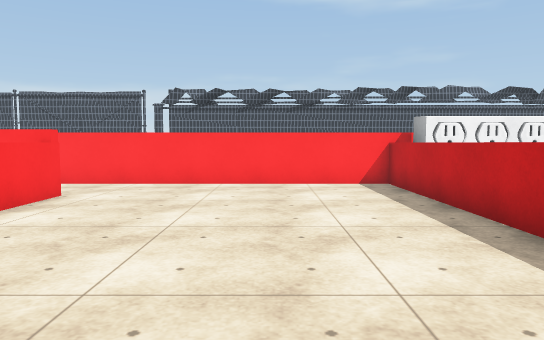
View 1 (above)

24 first-person views from a walk through a scene from a Unity 3-D project. The camera is 1.2 m above the floor, tilts 4° down and sees 70° across. The floor is counted in squares, 1 m on a side. Each view is taken from the middle of a square. On the plan, view 1 faces up. The plan holds only what a view shows up to about 15 squares ahead; the rest is blank. The player character is not drawn. Some surface patterns are stand-ins.

View 2
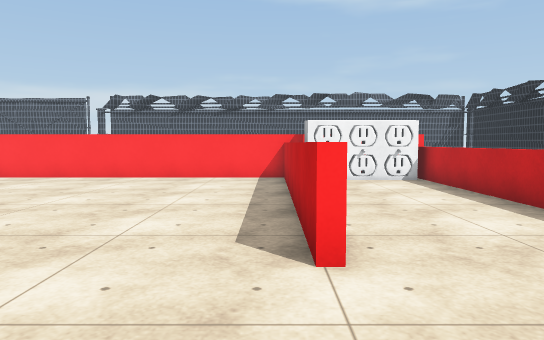

View 3
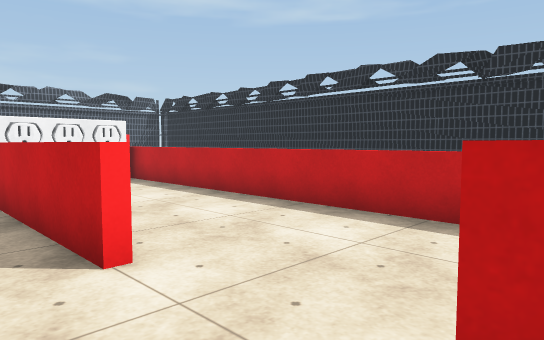

View 4
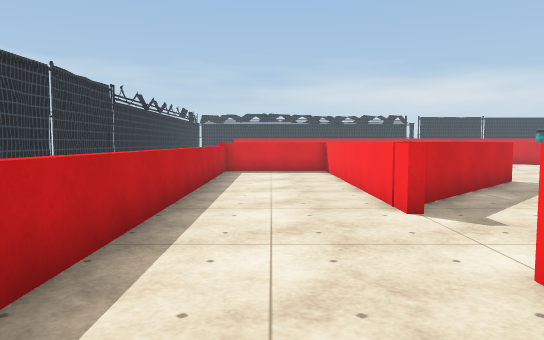

View 5
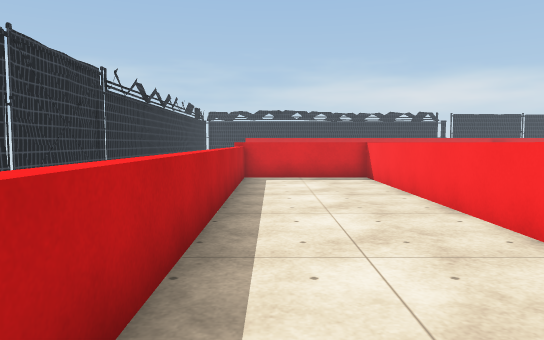

View 6
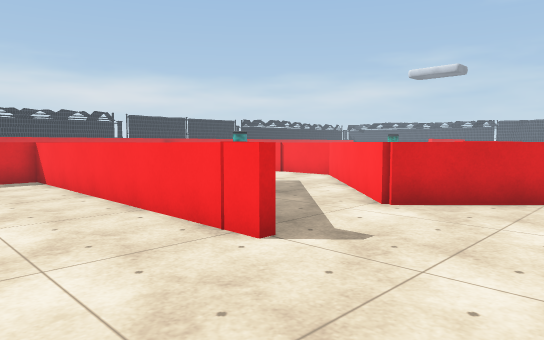

View 7
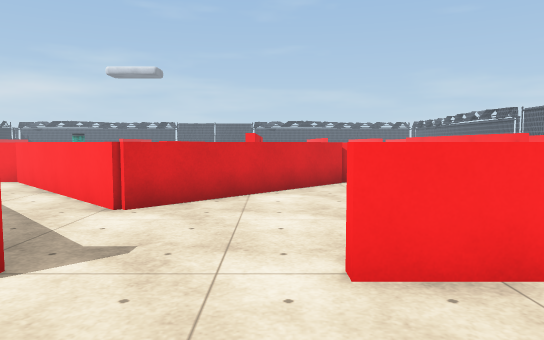

View 8
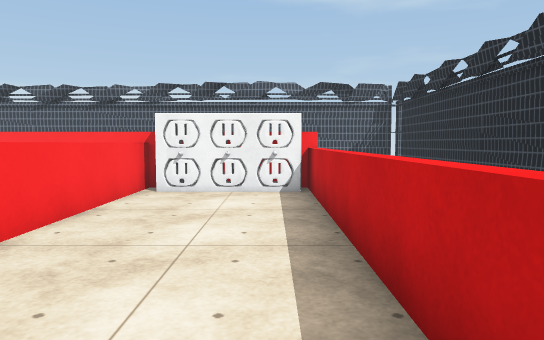

View 9
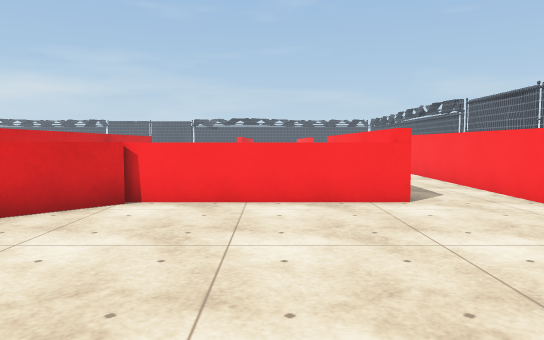

View 10
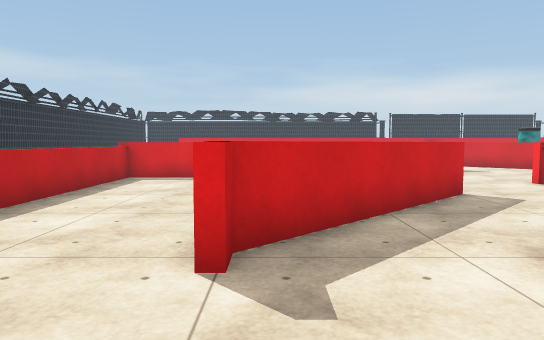

View 11
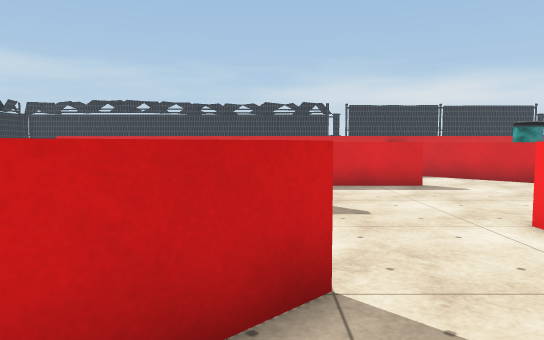

View 12
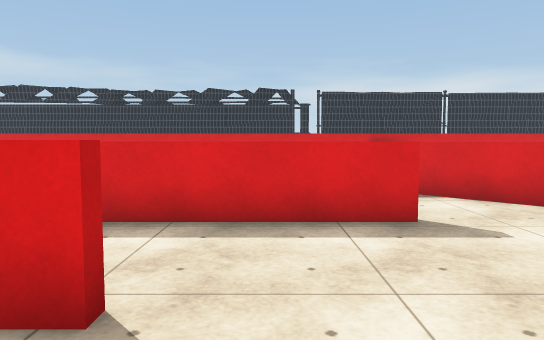

View 13
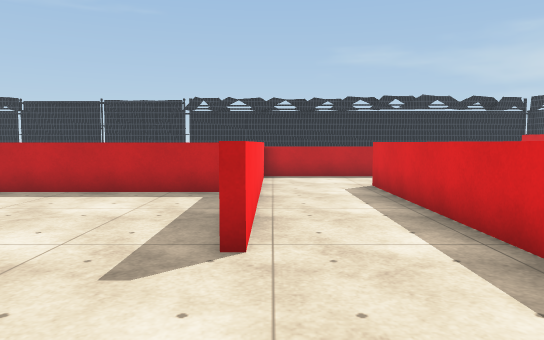

View 14
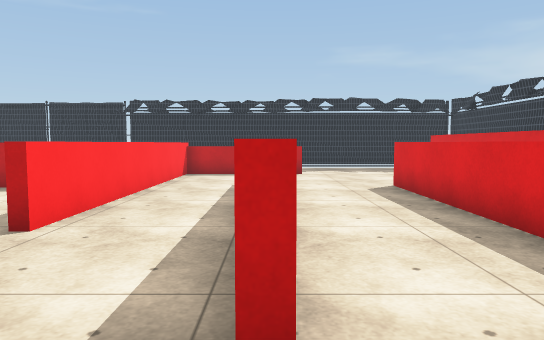

View 15
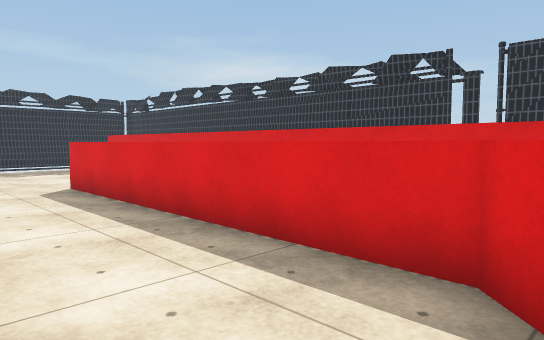

View 16
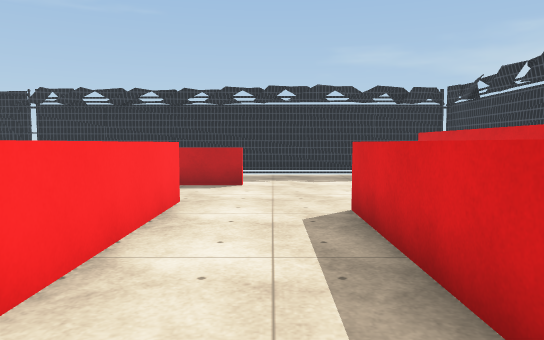

View 17
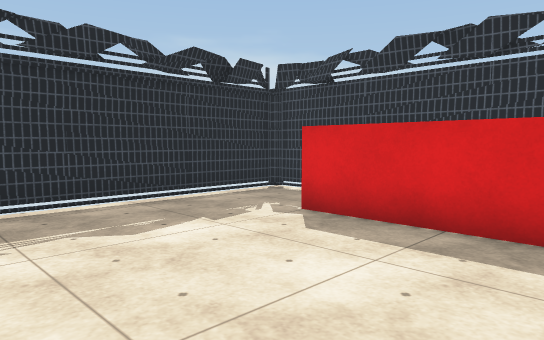

View 18
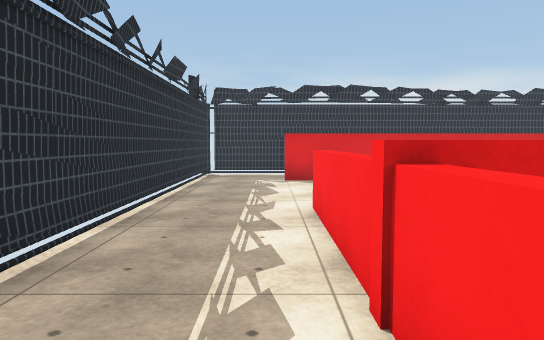

View 19
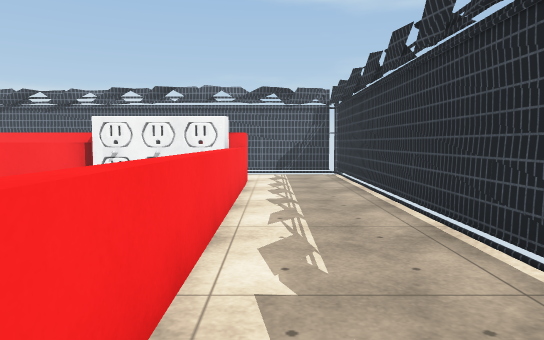

View 20
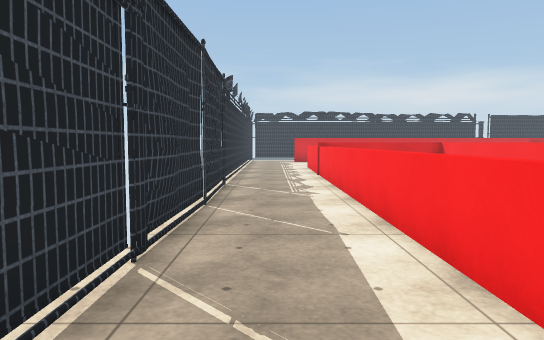

View 21
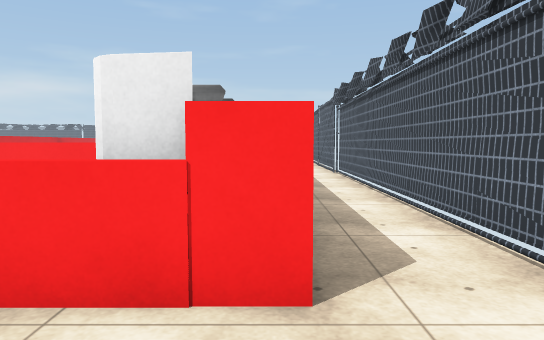

View 22
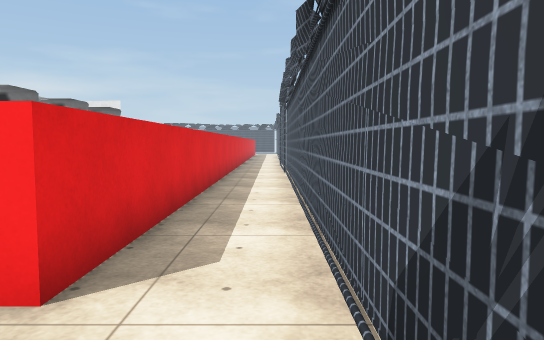

View 23
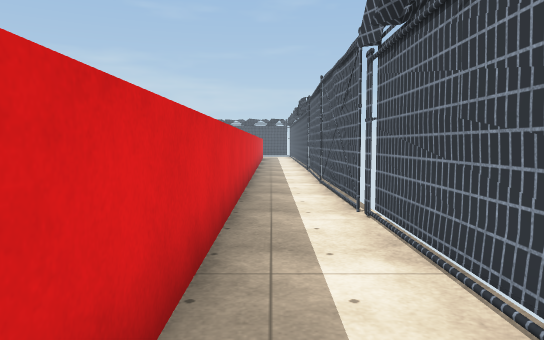

View 24
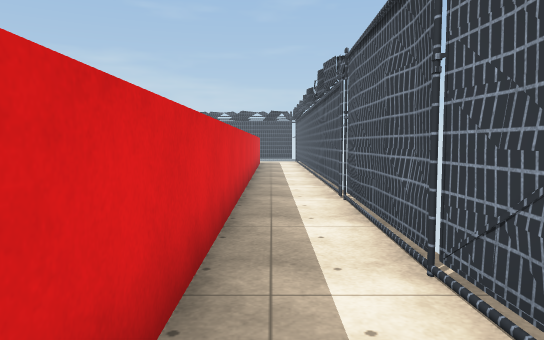

### Floor plan
Key: @ floor where view 1 was taken; # wall or solid block; x gap in a wall; . floor; = window, fence, low wall or low ledge; ^ raised ledge; B battery; O other object.
Columns run from 21 left of view 1 to 12 right of it. Each row starts with its distance up from view 1.
 15 ######xx########xx##############x#
 14 .................................
 13 .................................#
 12 ^^^^^^^^^^^^^^^^^^^^^^^^^^^^^^...#
 11           ...............OOOO#...#
 10             .............#.OO=...#
  9          ########........#...=...#
  8                 #........#...=...#
  7                 #........#...=...#
  6                 #........#...=...#
  5                 #........#...=...#
  4                 #........#...=...#
  3                 ##.......#...=...#
  2                  ##......#...=...#
  1                   ##.........=...#
  0          ########  ##@.......=...#
 -1                     #........=..##
 -2                     ##...#...=..#
 -3                    ##..###...=..#
 -4                   ##..## #...=..#
 -5                  ##..##  #...=..#
 -6                 ##..##...#...=..#
 -7                 #...#....#...=..#
 -8                 #........#...=..##
 -9                 #........#...=...#
-10                 .........#...=...#
-11                ..........#...=...#
-12                .....#########=...#
-13               ...............=...#
-14              ................=...#
-15              ...##########...=...#
-16             ##...............#...#
-17              ##..................#
-18               ##.................#
-19           BB   ##########........#
-20           B               .......#
-21          #####################...#
-22                               ...#
-23                               ...x
-24         ########xx##############x#

Where each view was taken, in squares from view 1:
view 1: 0 up, 0 right, facing up
view 2: 2 down, 3 right, facing up
view 3: 2 down, 2 right, facing up-right
view 4: 5 up, 6 right, facing down
view 5: 2 up, 7 right, facing down
view 6: 2 up, 7 right, facing down-left
view 7: 1 up, 7 right, facing left
view 8: 1 up, 7 right, facing up
view 9: 6 up, 3 right, facing left
view 10: 2 up, 3 right, facing down
view 11: 4 down, 1 left, facing down
view 12: 9 down, 3 left, facing down
view 13: 12 down, 6 left, facing right
view 14: 15 down, 7 left, facing right
view 15: 15 down, 7 left, facing down-right
view 16: 17 down, 3 left, facing right
view 17: 16 down, 4 right, facing down-right
view 18: 9 down, 9 right, facing down
view 19: 0 up, 9 right, facing up
view 20: 3 up, 10 right, facing down
view 21: 12 up, 11 right, facing left
view 22: 14 up, 11 right, facing left
view 23: 13 up, 2 right, facing left
view 24: 13 up, 6 left, facing left
